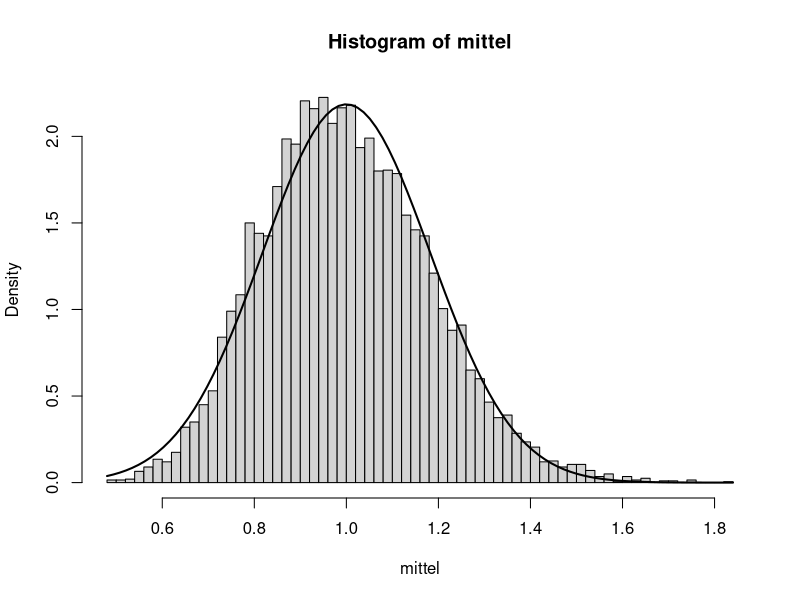
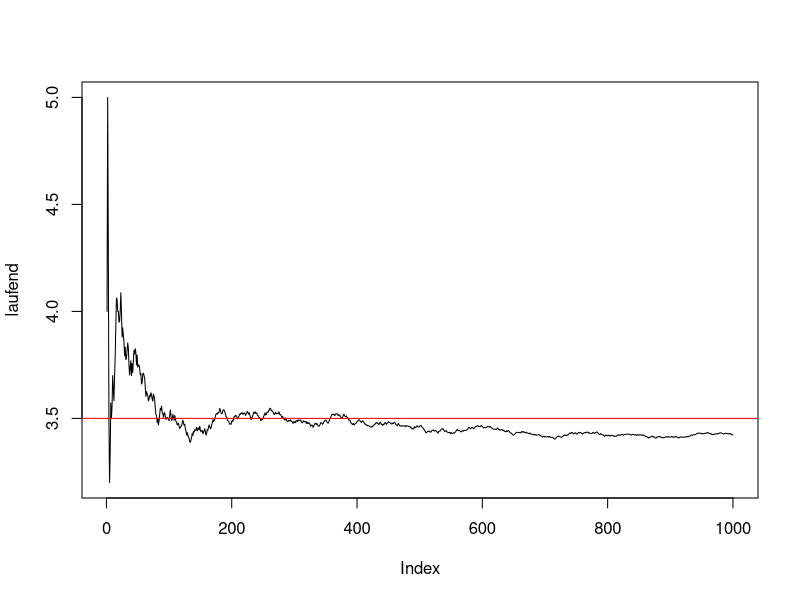

R code for these plots, in order:
# Zentraler Grenzwertsatz per Simulation: Mittel von n Exponential-Werten
set.seed(1)
n <- 30; m <- 10000                        # Stichprobenumfang und Anzahl Wiederholungen
mittel <- replicate(m, mean(rexp(n, rate = 1)))   # m Stichprobenmittel, Exp(1): mu = 1, sigma = 1
c(mean(mittel), sd(mittel), 1 / sqrt(n))   # E = 1 und sd = sigma / sqrt(n)
hist(mittel, breaks = 50, freq = FALSE)    # fast eine Glocke, obwohl Exp schief ist
curve(dnorm(x, 1, 1 / sqrt(n)), add = TRUE, lwd = 2)   # ZGS-Näherung N(mu, sigma^2 / n)
laufend <- cumsum(sample(1:6, 1000, replace = TRUE)) / (1:1000)   # GGZ: laufendes Mittel
plot(laufend, type = "l"); abline(h = 3.5, col = "red")
